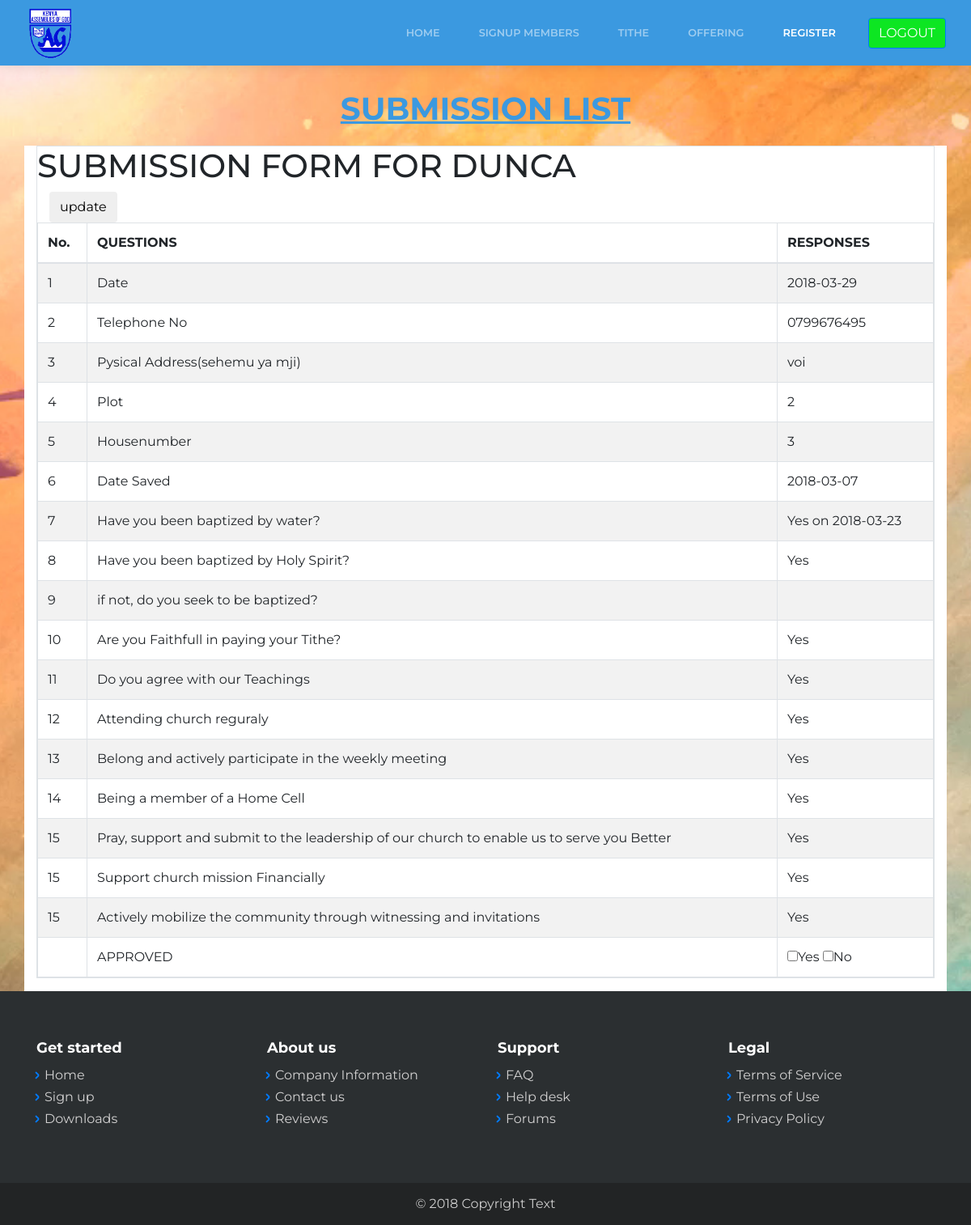
The app's page /admin/vieweach.php?edit=2 (signed in) with its own data.
### tables this page shows
CREATE TABLE `form` (
  `id` int(11) NOT NULL,
  `datesubmit` varchar(128) NOT NULL,
  `username` varchar(128) NOT NULL,
  `phone` varchar(128) NOT NULL,
  `address` varchar(128) NOT NULL,
  `plot` varchar(128) NOT NULL,
  `housenumber` varchar(128) NOT NULL,
  `datesaved` varchar(128) NOT NULL,
  `water` varchar(128) NOT NULL,
  `holyspirit` varchar(128) NOT NULL,
  `baptized` varchar(128) NOT NULL,
  `tithe` varchar(128) NOT NULL,
  `teachings` varchar(128) NOT NULL,
  `attend` varchar(128) NOT NULL,
  `participate` varchar(128) NOT NULL,
  `cell` varchar(128) NOT NULL,
  `support` varchar(128) NOT NULL,
  `mission` varchar(128) NOT NULL,
  `mobilize` varchar(128) NOT NULL,
  `datewater` varchar(128) NOT NULL,
  `approved` varchar(128) NOT NULL
);

### admin/vieweach.php (the view, shortened to what this page needs)
<?php
include 'include/db.php';
include 'include/header.php';
if (isset($_GET['edit'])) {
  $id = $_GET['edit'];
  $rec = mysqli_query($db, "SELECT * from form WHERE id=$id;");
  $record = mysqli_fetch_array($rec);
}
?>
            <div
                class="collapse navbar-collapse" id="navcol-1" style="background-color:#3b99e0;width:328px;margin:0;">
                <ul class="nav navbar-nav ml-auto">
                    <li class="nav-item" role="presentation"><a class="nav-link" href="index.php">Home</a></li>
                    <li class="nav-item" role="presentation"><a class="nav-link" href="signup.php">SIGNUP MEMBERS</a></li>
                    <li class="nav-item" role="presentation" ><a class="nav-link" href="tithe.php">Tithe </a></li>
                    <li class="nav-item" role="presentation"><a class="nav-link" href="offering.php">Offering </a></li>
                    <li class="nav-item" role="presentation"><a class="nav-link active" href="registration.php">Register</a></li>
                </ul><button class="btn btn-primary" type="button" style="background-color:rgb(13,230,34);">LOGOUT</button></div>
        </div>
    </nav>
    <main class="page registration-page">
        <section class="clean-block clean-form dark" style="height:92px;background-color:rgba(255,255,255,0);">
            <div class="container">
                <div class="block-heading">
                    <h2 class="text-info" style="height:40px;padding:-23px;margin:-49px;color:rgb(255,255,255);font-size:39px;"><strong><span style="text-decoration: underline;">SUBMISSION LIST</span></strong></h2>
                </div>
            </div>
        </section>
    </main>
    <div data-aos="fade">
        <div class="container">
            <div class="row" style="background-color:#ffffff;">
                <div class="col-md-12">
                   <?php if ($mbers= $record) { ?>
            <form method="post" action="include/registration.db.php" class="table table-bordered">
                    <table id="example" class="table table-striped table-bordered" cellspacing="0" width="100%">
   <h1 style="text-transform: uppercase;">Submission form for <?php echo $mbers['username']; ?></h1>
  <thead>
    <tr>
      <th>No.</th>
      <th>QUESTIONS</th>
      <th>RESPONSES</th>
    </tr>
  </thead>
  <tbody>
      <tr>
          <td>1</td>
          <td>Date</td>
          <td><?php echo $mbers['datesubmit']; ?></td>
      </tr>
      <tr>
          <td>2</td>
          <td>Telephone No</td>
          <td><?php echo $mbers['phone']; ?></td>
      </tr>
      <tr>
          <td>3</td>
          <td>Pysical Address(sehemu ya mji)</td>
          <td><?php echo $mbers['address']; ?></td>
      </tr>
      <tr>
          <td>4</td>
          <td>Plot</td>
          <td><?php echo $mbers['plot']; ?></td>
      </tr>
      <tr>
          <td>5</td>
          <td>Housenumber</td>
          <td><?php echo $mbers['housenumber']; ?></td>
      </tr>
      <tr>
          <td>6</td>
          <td>Date Saved</td>
          <td><?php echo $mbers['datesaved']; ?></td>
      </tr>
       <tr>
          <td>7</td>
          <td>Have you been baptized by water?</td>
          <td><?php echo $mbers['water']; ?> on <?php echo $mbers['datewater']; ?> </td>
      </tr>
      <tr>
          <td>8</td>
          <td>Have you been baptized by Holy Spirit?</td>
          <td><?php echo $mbers['holyspirit']; ?></td>
      </tr>
      <tr>
          <td>9</td>
          <td>if not, do you seek to be baptized?</td>
          <td><?php echo $mbers['baptized']; ?></td>
      </tr>
      <tr>
          <td>10</td>
          <td>Are you Faithfull in paying your Tithe?</td>
          <td><?php echo $mbers['tithe']; ?></td>
      </tr>
      <tr>
          <td>11</td>
          <td>Do you agree with our Teachings</td>
          <td><?php echo $mbers['teachings']; ?></td>
      </tr>
      <tr>
          <td>12</td>
          <td> Attending church reguraly</td>
          <td><?php echo $mbers['attend']; ?></td>
      </tr>
      <tr>
          <td>13</td>
          <td> Belong and actively participate in the weekly meeting</td>
          <td><?php echo $mbers['participate']; ?></td>
      </tr>
      <tr>
          <td>14</td>
          <td> Being a member of a Home Cell</td>
          <td><?php echo $mbers['cell']; ?></td>
      </tr>
      <tr>
          <td>15</td>
          <td> Pray, support and submit to the leadership of our church to enable us to serve you Better</td>
          <td><?php echo $mbers['support']; ?></td>
      </tr>
      <tr>
          <td>15</td>
          <td> Support church mission Financially</td>
          <td><?php echo $mbers['mission']; ?></td>
      </tr>
      <tr>
          <td>15</td>
          <td> Actively mobilize the community through witnessing and invitations</td>
          <td><?php echo $mbers['mobilize']; ?></td>
      </tr>
      <tr>
          <td></td>
          <td> APPROVED</td>
          <td><input type="checkbox" name="approved" value="Yes">Yes
            <input type="checkbox" name="approved" value="No">No</td>
      </tr>
</tbody>
<div class="container">
              <button type="submit" name="update" class="btn">update</button>
          </div>
</table>
<?php  } ?>
</form>
</div>
            </div>
        </div>
    </div>
    <?php
        include 'include/footer.php';
    ?>

### admin/assets/css/Data-Table-1.css (style rules this page uses)
#example { margin-bottom:0; }

### admin/assets/css/Data-Table.css (style rules this page uses)
#example { background-color:white; margin-bottom:0; }

### records on screen
form: username "DUNCA", datesubmit "2018-03-29", phone "0799676495", address "voi", plot "2", housenumber "3", datesaved "2018-03-07", water "Yes", datewater "2018-03-23", holyspirit "Yes", tithe "Yes", teachings "Yes", attend "Yes", participate "Yes", cell "Yes", support "Yes", mission "Yes", mobilize "Yes"
